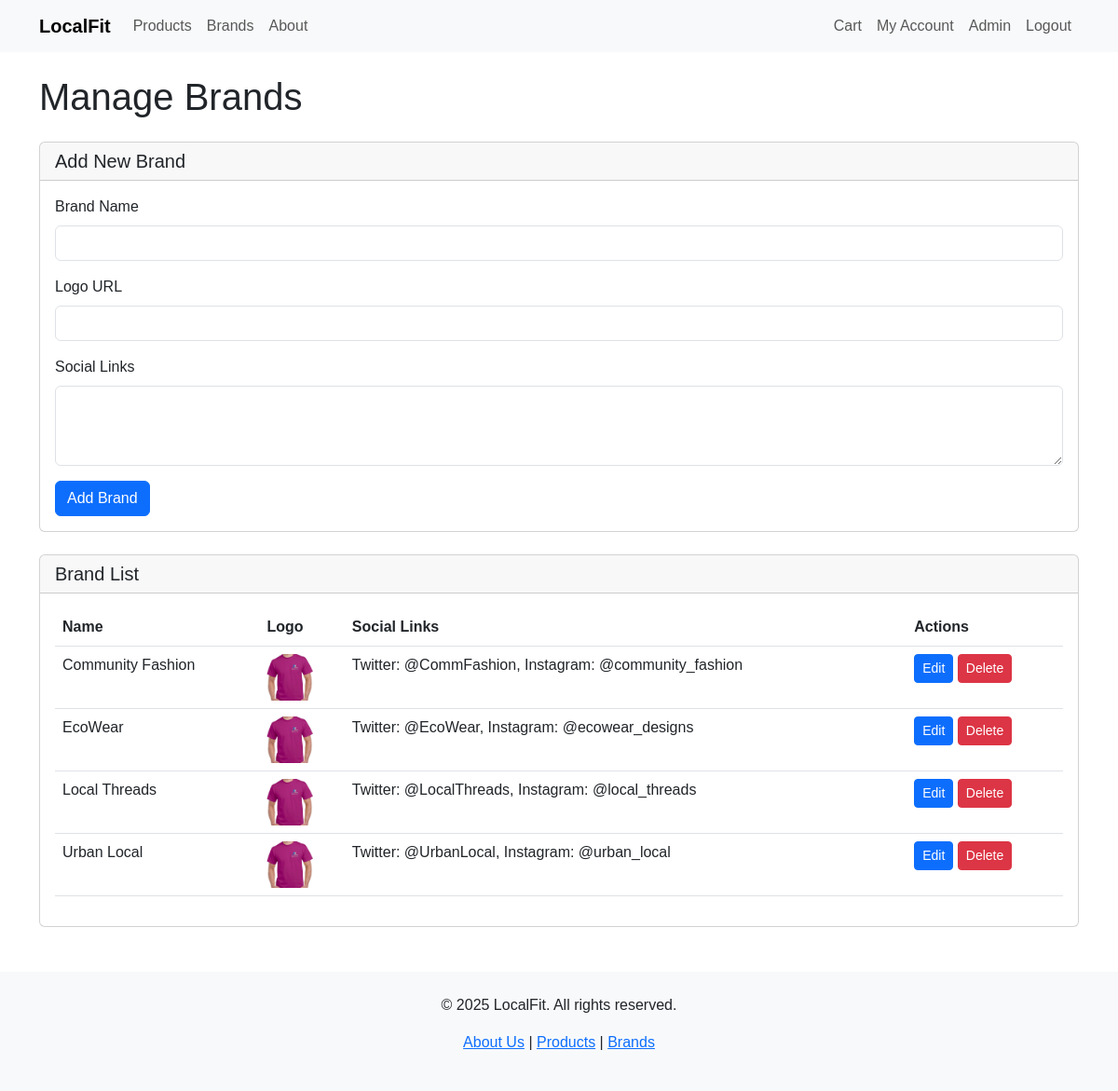
Screenshot of /admin/manage_brands.php (signed in) with the database file from the repository.
### tables this page shows
CREATE TABLE IF NOT EXISTS brands (
    brandID INT AUTO_INCREMENT PRIMARY KEY,
    name VARCHAR(255) NOT NULL,
    logoURL VARCHAR(255),
    socialLinks TEXT,
    INDEX idx_name (name)
);

### includes/functions.php (called while the page is built, shortened)
<?php
require_once 'config.php';
function getAllBrands() {
    global $conn;
    $stmt = $conn->prepare("SELECT * FROM brands ORDER BY name");
    $stmt->execute();
    return $stmt->fetchAll(PDO::FETCH_ASSOC);
}
?>

### admin/manage_brands.php (the view, shortened to what this page needs)
<?php
require_once '../includes/config.php';
require_once '../includes/functions.php';
$brands = getAllBrands();
$editBrand = null;
include '../includes/header.php';
?>
<h1 class="mb-4">Manage Brands</h1>
<div class="card mb-4">
    <div class="card-header">
        <h5 class="mb-0"><?php echo $editBrand ? 'Edit Brand' : 'Add New Brand'; ?></h5>
    </div>
    <div class="card-body">
        <form method="post">
            <div class="mb-3">
                <label for="name" class="form-label">Brand Name</label>
                <input type="text" class="form-control" id="name" name="name" value="<?= htmlspecialchars($editBrand['name'] ?? '') ?>" required>
            </div>
            <div class="mb-3">
                <label for="logoURL" class="form-label">Logo URL</label>
                <input type="text" class="form-control" id="logoURL" name="logoURL" value="<?= htmlspecialchars($editBrand['logoURL'] ?? '') ?>">
            </div>
            <div class="mb-3">
                <label for="socialLinks" class="form-label">Social Links</label>
                <textarea class="form-control" id="socialLinks" name="socialLinks" rows="3"><?= htmlspecialchars($editBrand['socialLinks'] ?? '') ?></textarea>
            </div>
            <button type="submit" class="btn btn-primary"><?php echo $editBrand ? 'Update Brand' : 'Add Brand'; ?></button>
        </form>
    </div>
</div>
<div class="card">
    <div class="card-header">
        <h5 class="mb-0">Brand List</h5>
    </div>
    <div class="card-body">
        <table class="table">
            <thead>
                <tr>
                    <th>Name</th>
                    <th>Logo</th>
                    <th>Social Links</th>
                    <th>Actions</th>
                </tr>
            </thead>
            <tbody>
                <?php foreach ($brands as $brand): ?>
                    <tr>
                        <td><?= htmlspecialchars($brand['name']) ?></td>
                        <td><img src="<?= $brand['logoURL'] ?>" alt="<?= $brand['name'] ?>" style="max-width: 50px;"></td>
                        <td><?= htmlspecialchars($brand['socialLinks'] ?? '') ?></td>
                        <td>
                            <a href="?edit=<?= $brand['brandID'] ?>" class="btn btn-sm btn-primary">Edit</a>
                            <a href="?delete=<?= $brand['brandID'] ?>" class="btn btn-sm btn-danger" onclick="return confirm('Are you sure?')">Delete</a>
                        </td>
                    </tr>
                <?php endforeach; ?>
            </tbody>
        </table>
    </div>
</div>
<?php include '../includes/footer.php'; ?>

### assets/css/style.css (style rules this page uses)
body { font-family: Arial, sans-serif; }

### rows the page displays
brands: name "Community Fashion", logoURL (placeholder picture), socialLinks "Twitter: @CommFashion, Instagram: @community_fashion"
brands: name "EcoWear", logoURL (placeholder picture), socialLinks "Twitter: @EcoWear, Instagram: @ecowear_designs"
brands: name "Local Threads", logoURL (placeholder picture), socialLinks "Twitter: @LocalThreads, Instagram: @local_threads"
brands: name "Urban Local", logoURL (placeholder picture), socialLinks "Twitter: @UrbanLocal, Instagram: @urban_local"
